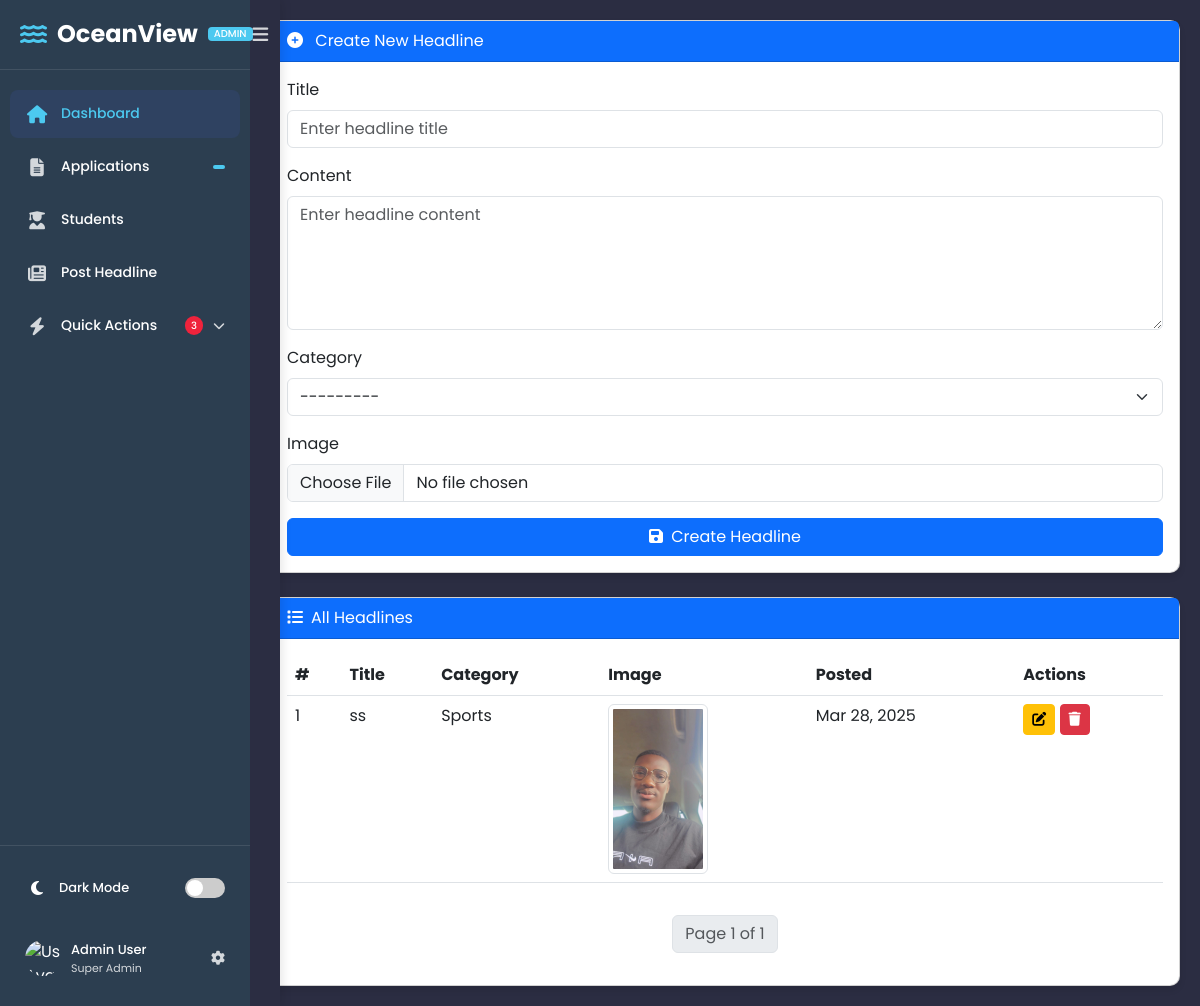
The page /headline/ on the database as committed earlier.
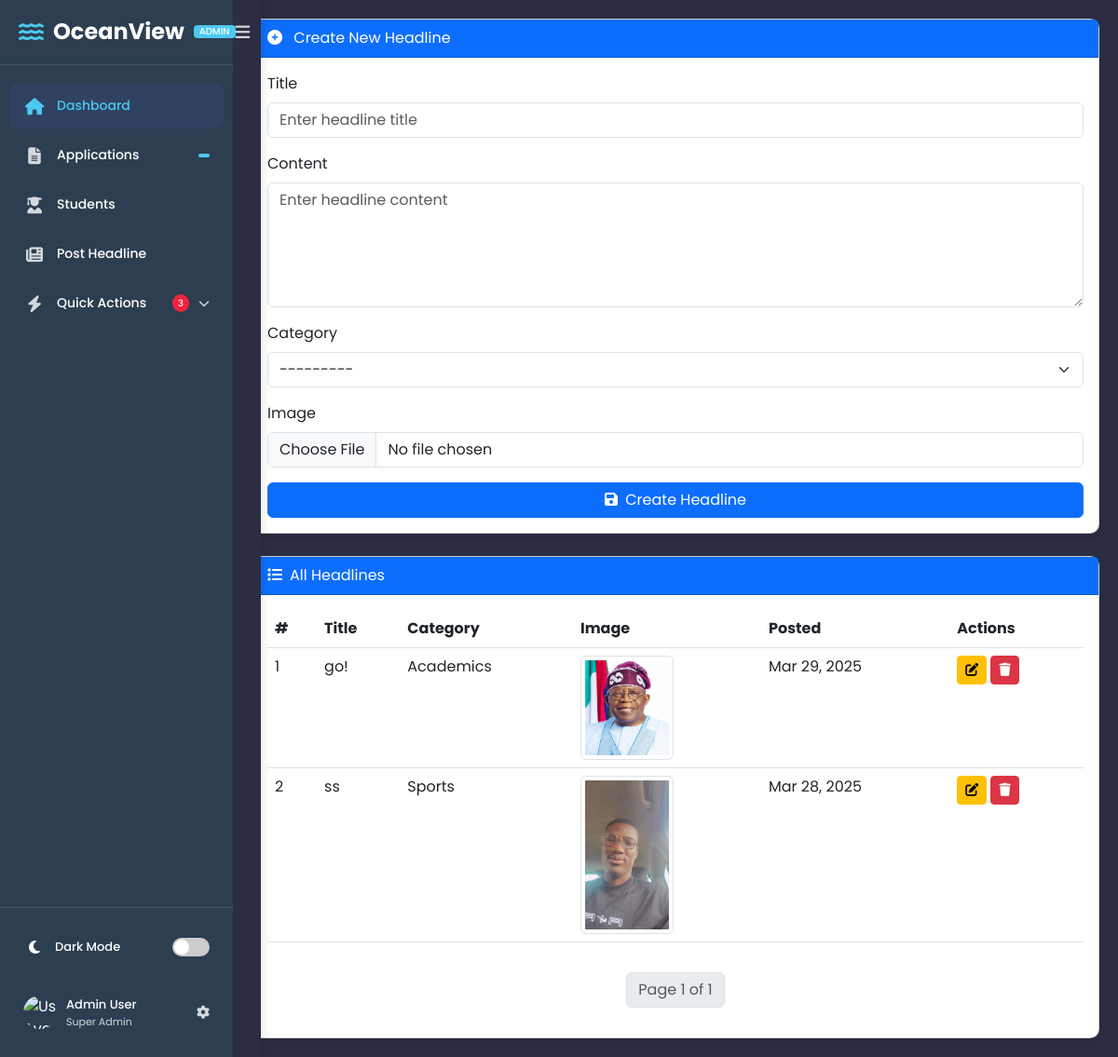
The same page on the database as committed later.
### portal/models.py (models this page shows, shortened)
class Headline(models.Model):
    title = models.CharField(max_length=100)
    content = models.TextField()
    image = models.ImageField(upload_to="news_images/", blank=True, null=True)
    category = models.ForeignKey(Category, on_delete=models.CASCADE)
    created_at = models.DateTimeField(auto_now_add=True)

class Category(models.Model):
    name = models.CharField(max_length=100, unique=True)
    def __str__(self):
        return self.name

### crm/views.py (the view)
# urls.py: path("headline/", Post_headline, name="Post_headline"),
def Post_headline(request):
    if request.method == "POST":
        form = HeadlineForm(request.POST, request.FILES)
        if form.is_valid():
            form.save()
            messages.success(request, "Headline posted successfully!")
            return redirect("Post_headline")
    else:
        form = HeadlineForm()
    headlines = paginate_headlines(request)
    return render(request, "crm/crm_post_headline.html", {"form": form, "headlines": headlines})

### crm/forms.py
class HeadlineForm(forms.ModelForm):
    class Meta:
        model = Headline
        fields = ["title", "content", "image", "category"]
        widgets = {
            "title": forms.TextInput(attrs={"class": "form-control", "placeholder": "Enter headline title"}),
            "content": forms.Textarea(attrs={"class": "form-control", "rows": 5, "placeholder": "Enter headline content"}),
            "image": forms.FileInput(attrs={"class": "form-control"}),
            "category": forms.Select(attrs={"class": "form-select"}),
        }

### crm/views.py (called while the page is built)
def paginate_headlines(request):
    headlines_list = Headline.objects.all().order_by('-created_at')
    paginator = Paginator(headlines_list, 3)  # 3 headlines per page
    page_number = request.GET.get("page")
    return paginator.get_page(page_number)

### crm/templates/crm/crm_post_headline.html (shortened to what the changed rows need)
{% load static %}
<!DOCTYPE html>
<html lang="en">
<head>
    <link href="https://cdn.jsdelivr.net/npm/bootstrap@5.3.0/dist/css/bootstrap.min.css" rel="stylesheet">
    <link rel="stylesheet" href="https://cdnjs.cloudflare.com/ajax/libs/font-awesome/6.0.0/css/all.min.css">
</head>
<body>
    {% include 'crm/sidebar.html' %}
    <div class="main-content" style="margin-left: 250px; padding: 20px;">
        <div class="card">
            <div class="card-body">
                <div class="table-responsive">
                    <table class="table table-hover">
                        <thead>
                            <tr>
                                <th>#</th>
                                <th>Title</th>
                                <th>Category</th>
                                <th>Image</th>
                                <th>Posted</th>
                                <th>Actions</th>
                            </tr>
                        </thead>
                        <tbody>
                            {% for headline in headlines %}
                            <tr>
                                <td>{{ forloop.counter }}</td>
                                <td>{{ headline.title }}</td>
                                <td>{{ headline.category }}</td>
                                <td>
                                    {% if headline.image %}
                                        <img src="{{ headline.image.url }}" class="img-thumbnail">
                                    {% else %}
                                        None
                                    {% endif %}
                                </td>
                                <td>{{ headline.created_at|date:"M d, Y" }}</td>
                                <td>
                                    <a href="{% url 'Edit_headline' headline.id %}" class="btn btn-sm btn-warning">
                                        <i class="fas fa-edit"></i>
                                    </a>
                                    <form action="{% url 'delete_headline' headline.id %}" method="POST" class="d-inline">
                                        <button type="submit" class="btn btn-sm btn-danger" onclick="return confirm('Are you sure?')">
                                            <i class="fas fa-trash"></i>
                                        </button>
                                    </form>
                                </td>
                            </tr>
                            {% empty %}
                            <tr>
                                <td colspan="6" class="text-center">No headlines found</td>
                            </tr>
                            {% endfor %}
                        </tbody>
                    </table>
                </div>
            </div>
        </div>
    </div>
</body>
</html>

Rows that differ between the two databases and show on the page:
added Headline: title "go!", category "Academics", image (picture), created_at "Mar 29, 2025"
